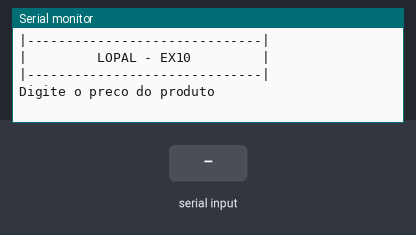
Bench run of a sketch on a simulated Arduino Uno, built with avr-gcc and run on an emulated ATmega328P. Parts: the last lines printed to the serial monitor. The test bench sets the inputs (shaded band).

Above: at 1.2 s.
1.3 s: "90,45\n" received over Serial
At 1.9 s:
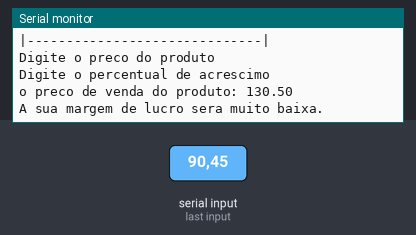
At 8.2 s:
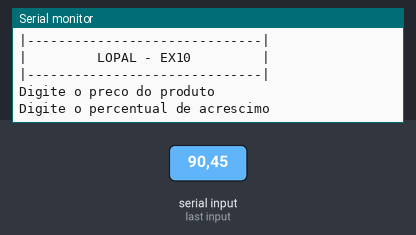

The sketch:

LOPAL_EX_10.ino
```cpp
/*Elabore um programa para cálculo de preços de produtos que solicite o preço
de compra do produto e o percentual a ser aplicado em cima desse valor para
a venda. Calcule e exiba o preço de venda do produto. Se o percentual a ser
aplicado for inferior a 50%, exiba uma mensagem informando ao usuário que o
produto será vendido com uma margem muito pequena de lucro.
*/

float percentual;
float produto;

void setup()
{
  Serial.begin(9600);
}

void loop()
{
  Serial.println("|------------------------------|");
  Serial.println("|         LOPAL - EX10         |");
  Serial.println("|------------------------------|");

  Serial.println();

  Serial.println("Digite o preco do produto");
  while (!Serial.available()) {}
  produto = Serial.parseFloat();

//percentual
  Serial.println("Digite o percentual de acrescimo");
  while (!Serial.available()) {}
  percentual = Serial.parseFloat();

//calculo
  percentual = percentual/100;
  produto = produto + ( produto * percentual);

//saida
  Serial.println("o preco de venda do produto: " + String(produto) );

//processamento e saida
  if (percentual < 0.50){
  Serial.println("A sua margem de lucro sera muito baixa.");
 }
  Serial.println();
  Serial.println();
  delay(5000);
}
```

Measured:
- after the input at 1.3 s, the serial monitor: prints a new line at once (image 1)
